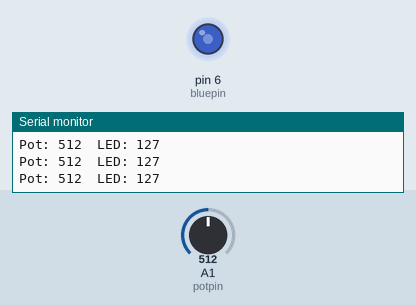
A sketch run on a simulated Arduino Uno, built with avr-gcc and run on an emulated ATmega328P. On the bench: output pins drawn as LEDs (lit = HIGH), the last lines printed to the serial monitor. Inputs (shaded band) come from the test bench; at power-on: A1 (potpin) = 512.

Above: at 1.2 s.
1.3 s: A1 (potpin) set to 413
At 2.2 s:
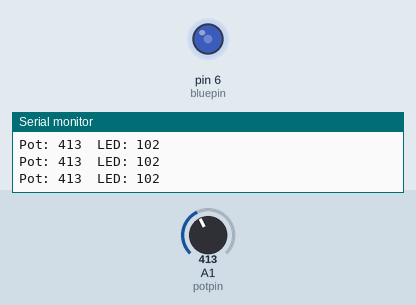
2.8 s: A1 (potpin) set to 385
At 3.9 s:
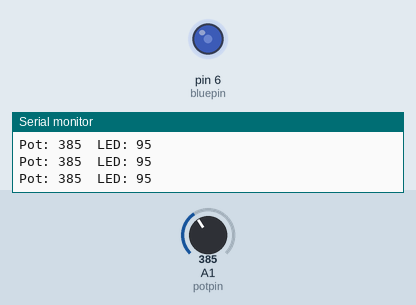
4.3 s: A1 (potpin) set to 716
At 5.1 s:
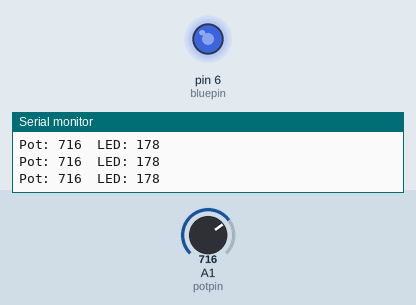
5.8 s: A1 (potpin) set to 122
At 6.4 s:
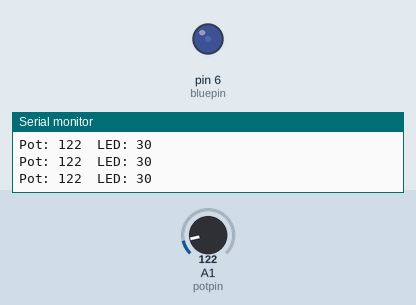
7.3 s: A1 (potpin) set to 110
At 8.7 s:
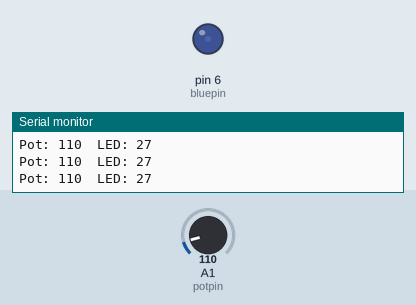
10.3 s: A1 (potpin) set to 92
At 11.0 s:
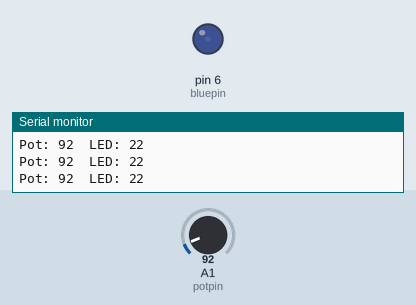
Timing chart, 0 to 12.8 s (numbered marks = the images above; inputs shaded):
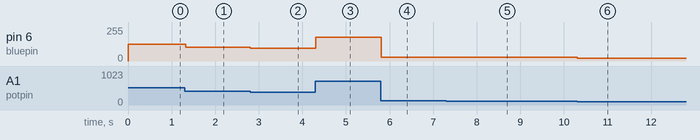

Measured:
- after the input at 1.3 s, pin 6 (bluepin): 127/255 → 102/255 at once
- after the input at 2.8 s, pin 6 (bluepin): 102/255 → 95/255 at once
- after the input at 4.3 s, pin 6 (bluepin): 95/255 → 178/255 at once
- after the input at 5.8 s, pin 6 (bluepin): 178/255 → 30/255 at once
- after the input at 7.3 s, pin 6 (bluepin): 30/255 → 27/255 at once
- after the input at 10.3 s, pin 6 (bluepin): 27/255 → 22/255 at once

The sketch:

08_Dimmable_LED_project.ino
```cpp
int bluepin = 6;
int potpin = A1;

void setup() {
  Serial.begin(9600);
  pinMode(bluepin, OUTPUT);
}

void loop() {
  int potval = analogRead(potpin);

  int ledval = map(potval, 0, 1023, 0, 255);

  analogWrite(bluepin, ledval);

  Serial.print("Pot: ");
  Serial.print(potval);
  Serial.print("  LED: ");
  Serial.println(ledval);

  delay(20);
}
```
